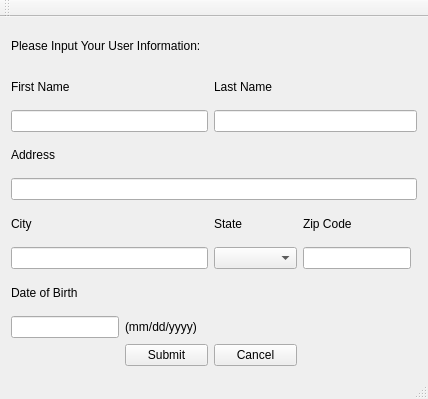
<?xml version="1.0" encoding="UTF-8"?>
<ui version="4.0">
 <class>MainWindow</class>
 <widget class="QMainWindow" name="MainWindow">
  <property name="geometry">
   <rect>
    <x>0</x>
    <y>0</y>
    <width>428</width>
    <height>399</height>
   </rect>
  </property>
  <property name="windowTitle">
   <string>MainWindow</string>
  </property>
  <widget class="QWidget" name="centralWidget">
   <layout class="QGridLayout" name="gridLayout">
    <item row="8" column="0" colspan="2">
     <widget class="QLineEdit" name="DOBEdit"/>
    </item>
    <item row="4" column="0" colspan="6">
     <widget class="QLineEdit" name="AddressInput"/>
    </item>
    <item row="6" column="0" colspan="3">
     <widget class="QLineEdit" name="CityEdit"/>
    </item>
    <item row="10" column="3">
     <widget class="QPushButton" name="CancelButton">
      <property name="sizePolicy">
       <sizepolicy hsizetype="Expanding" vsizetype="Fixed">
        <horstretch>0</horstretch>
        <verstretch>0</verstretch>
       </sizepolicy>
      </property>
      <property name="text">
       <string>Cancel</string>
      </property>
     </widget>
    </item>
    <item row="1" column="3">
     <widget class="QLabel" name="LastNameLabel">
      <property name="text">
       <string>Last Name</string>
      </property>
     </widget>
    </item>
    <item row="6" column="3">
     <widget class="QComboBox" name="StatecomboBox">
      <property name="sizePolicy">
       <sizepolicy hsizetype="Ignored" vsizetype="Fixed">
        <horstretch>0</horstretch>
        <verstretch>0</verstretch>
       </sizepolicy>
      </property>
     </widget>
    </item>
    <item row="5" column="4">
     <widget class="QLabel" name="ZipLabel">
      <property name="text">
       <string>Zip Code</string>
      </property>
     </widget>
    </item>
    <item row="0" column="0" colspan="5">
     <widget class="QLabel" name="TitleBarLabel">
      <property name="text">
       <string>Please Input Your User Information:</string>
      </property>
     </widget>
    </item>
    <item row="5" column="0">
     <widget class="QLabel" name="CityLabel">
      <property name="text">
       <string>City</string>
      </property>
     </widget>
    </item>
    <item row="10" column="2">
     <widget class="QPushButton" name="ConfirmButton">
      <property name="sizePolicy">
       <sizepolicy hsizetype="Expanding" vsizetype="Fixed">
        <horstretch>0</horstretch>
        <verstretch>0</verstretch>
       </sizepolicy>
      </property>
      <property name="text">
       <string>Submit</string>
      </property>
     </widget>
    </item>
    <item row="5" column="3">
     <widget class="QLabel" name="StateLabel">
      <property name="text">
       <string>State</string>
      </property>
     </widget>
    </item>
    <item row="2" column="3" colspan="3">
     <widget class="QLineEdit" name="LastNameEdit"/>
    </item>
    <item row="2" column="0" colspan="3">
     <widget class="QLineEdit" name="FirstNameEdit"/>
    </item>
    <item row="1" column="0">
     <widget class="QLabel" name="FirstNameLabel">
      <property name="text">
       <string>First Name</string>
      </property>
     </widget>
    </item>
    <item row="6" column="4">
     <widget class="QLineEdit" name="ZipEdit"/>
    </item>
    <item row="7" column="0">
     <widget class="QLabel" name="DOBLabel">
      <property name="text">
       <string>Date of Birth</string>
      </property>
     </widget>
    </item>
    <item row="3" column="0">
     <widget class="QLabel" name="AddressLabe">
      <property name="text">
       <string>Address</string>
      </property>
     </widget>
    </item>
    <item row="8" column="2" colspan="2">
     <widget class="QLabel" name="month_ex">
      <property name="sizePolicy">
       <sizepolicy hsizetype="Expanding" vsizetype="Fixed">
        <horstretch>0</horstretch>
        <verstretch>0</verstretch>
       </sizepolicy>
      </property>
      <property name="text">
       <string>(mm/dd/yyyy)</string>
      </property>
     </widget>
    </item>
   </layout>
   <zorder>AddressLabe</zorder>
   <zorder>AddressInput</zorder>
   <zorder>CityLabel</zorder>
   <zorder>CityEdit</zorder>
   <zorder>DOBLabel</zorder>
   <zorder>DOBEdit</zorder>
   <zorder>month_ex</zorder>
   <zorder>FirstNameLabel</zorder>
   <zorder>FirstNameEdit</zorder>
   <zorder>TitleBarLabel</zorder>
   <zorder>StatecomboBox</zorder>
   <zorder>ZipEdit</zorder>
   <zorder>ZipLabel</zorder>
   <zorder>LastNameEdit</zorder>
   <zorder>ConfirmButton</zorder>
   <zorder>CancelButton</zorder>
   <zorder>StateLabel</zorder>
   <zorder>LastNameLabel</zorder>
  </widget>
  <widget class="QMenuBar" name="menuBar">
   <property name="geometry">
    <rect>
     <x>0</x>
     <y>0</y>
     <width>428</width>
     <height>22</height>
    </rect>
   </property>
  </widget>
  <widget class="QToolBar" name="mainToolBar">
   <attribute name="toolBarArea">
    <enum>TopToolBarArea</enum>
   </attribute>
   <attribute name="toolBarBreak">
    <bool>false</bool>
   </attribute>
  </widget>
  <widget class="QStatusBar" name="statusBar"/>
 </widget>
 <layoutdefault spacing="6" margin="11"/>
 <tabstops>
  <tabstop>FirstNameEdit</tabstop>
  <tabstop>AddressInput</tabstop>
  <tabstop>CityEdit</tabstop>
  <tabstop>DOBEdit</tabstop>
 </tabstops>
 <resources/>
 <connections/>
</ui>
